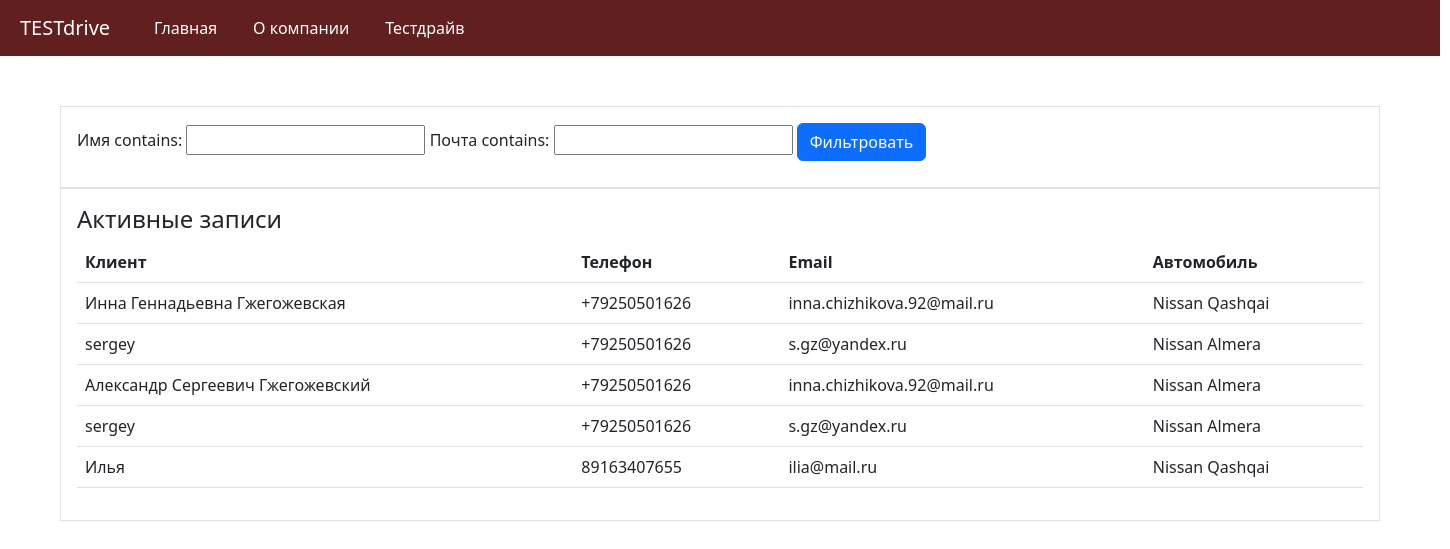
The page / on the database its author committed.
### main/models.py (models this page shows, shortened)
class Drive(models.Model):
    name = models.CharField('Имя', max_length=50)
    phone = models.CharField('Телефон', max_length=50)
    email = models.CharField('Почта', max_length=50)
    auto = models.CharField('Машина', max_length=50)
    comment = models.TextField('Комментарий')
    class Meta:
        verbose_name = 'Запись'
        verbose_name_plural = 'Записи'

### main/views.py (the view)
# urls.py: path('', views.index, name='home'),
def index(request):
    tasks_all = Drive.objects.order_by('id')
    tasks = PostFilter(request.GET, queryset=tasks_all)
    return render(request, 'main/index.html', {'title': 'Главная страница сайта',
                                               'tasks': tasks})

### main/templates/main/index.html (shortened to what this page needs)
{% extends 'main/base.html' %}
{% block content %}
<div class="container p-3 border">
    <form method="get" class="form-filter">
        <div>
        {{ tasks.form.as_p }}
        <button type="submit" class="btn btn-primary">Фильтровать</button>
        </div>
    </form>
</div>
<div class="container p-3 border">
    <h4>Активные записи</h4>
    {% if tasks %}
    <table class="table table-hover">
    <thead>
      <tr>
        <th>Клиент</th>
        <th>Телефон</th>
        <th>Email</th>
        <th>Автомобиль</th>
      </tr>
    </thead>
        <tbody>
        {% for elem in tasks.qs %}
            <tr>
                <td>{{ elem.name }}</td>
                <td>{{ elem.phone }}</td>
                <td>{{ elem.email }}</td>
                <td>{{ elem.auto }}</td>
            </tr>
        {% endfor %}
        </tbody>
    </table>
    {% else %}
        <p>У нас нет записей</p>
    {% endif %}
</div>
{% endblock %}

### main/templates/main/base.html (shortened to what this page needs)
{% load static %}
<!doctype html>
<html lang="ru">
<head>
    <link rel="stylesheet" href="https://cdn.jsdelivr.net/npm/bootstrap@5.2.3/dist/css/bootstrap.min.css">
    <link rel="stylesheet" href="{% static 'styles/style.css' %}">
</head>
<body>
    <nav class="navbar navbar-expand-lg navbar-light" style="background-color: #621F1F;">
        <a class="navbar-brand" href="#">TESTdrive</a>
        <div class="collapse navbar-collapse" id="navbarNav">
            <ul class="navbar-nav">
                <li class="nav-item active">
                    <a class="nav-link" href="/">Главная</a>
                </li>
                <li class="nav-item">
                    <a class="nav-link" href="/about">О компании</a>
                </li>
                <li class="nav-item">
                    <a class="nav-link" href="/Testdrive">Тестдрайв</a>
                </li>
            </ul>
        </div>
    </nav>
{% block content %}{% endblock %}
</body>
</html>

### static/styles/style.css (style rules this page uses)
nav { margin-bottom: 50px; }
body { width:1440px; height:1146px; }
.nav-link, .navbar-brand { margin-left: 20px; color: white; }
.form-filter p { display: inline-block; }

### rows shown on the page
Drive: name "Инна Геннадьевна Гжегожевская", phone "+79250501626", email "inna.chizhikova.92@mail.ru", auto "Nissan Qashqai"
Drive: name "sergey", phone "+79250501626", email "s.gz@yandex.ru", auto "Nissan Almera"
Drive: name "Александр Сергеевич Гжегожевский", phone "+79250501626", email "inna.chizhikova.92@mail.ru", auto "Nissan Almera"
Drive: name "sergey", phone "+79250501626", email "s.gz@yandex.ru", auto "Nissan Almera"
Drive: name "Илья", phone "89163407655", email "ilia@mail.ru", auto "Nissan Qashqai"
